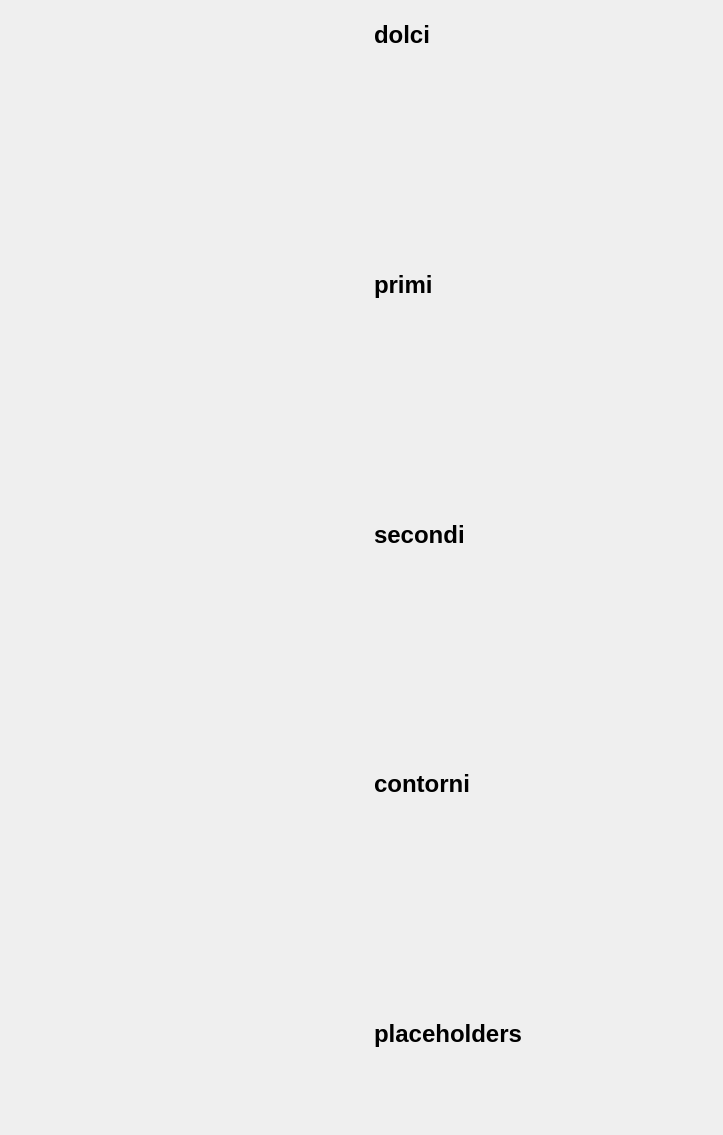
<?xml version="1.0" encoding="UTF-8"?>
<ui version="4.0">
 <class>Form</class>
 <widget class="QWidget" name="Form">
  <property name="geometry">
   <rect>
    <x>0</x>
    <y>0</y>
    <width>723</width>
    <height>1135</height>
   </rect>
  </property>
  <property name="windowTitle">
   <string>Weekly diet</string>
  </property>
  <layout class="QHBoxLayout" name="horizontalLayout_2">
   <item>
    <layout class="QVBoxLayout" name="verticalLayout_2">
     <item>
      <layout class="QHBoxLayout" name="horizontalLayout"/>
     </item>
     <item>
      <widget class="QWidget" name="widget" native="true">
       <property name="maximumSize">
        <size>
         <width>16777215</width>
         <height>16777215</height>
        </size>
       </property>
      </widget>
     </item>
    </layout>
   </item>
   <item>
    <widget class="QWidget" name="widget_2" native="true">
     <property name="minimumSize">
      <size>
       <width>300</width>
       <height>0</height>
      </size>
     </property>
     <property name="maximumSize">
      <size>
       <width>400</width>
       <height>16777215</height>
      </size>
     </property>
     <layout class="QVBoxLayout" name="verticalLayout_3">
      <item>
       <widget class="QLabel" name="label_2">
        <property name="maximumSize">
         <size>
          <width>16777215</width>
          <height>30</height>
         </size>
        </property>
        <property name="font">
         <font>
          <pointsize>18</pointsize>
          <weight>75</weight>
          <bold>true</bold>
         </font>
        </property>
        <property name="text">
         <string>dolci</string>
        </property>
        <property name="alignment">
         <set>Qt::AlignLeading|Qt::AlignLeft|Qt::AlignVCenter</set>
        </property>
       </widget>
      </item>
      <item>
       <widget class="QWidget" name="widget_3" native="true"/>
      </item>
      <item>
       <spacer name="verticalSpacer">
        <property name="orientation">
         <enum>Qt::Vertical</enum>
        </property>
        <property name="sizeType">
         <enum>QSizePolicy::Fixed</enum>
        </property>
        <property name="sizeHint" stdset="0">
         <size>
          <width>20</width>
          <height>5</height>
         </size>
        </property>
       </spacer>
      </item>
      <item>
       <widget class="QLabel" name="label_3">
        <property name="maximumSize">
         <size>
          <width>16777215</width>
          <height>30</height>
         </size>
        </property>
        <property name="font">
         <font>
          <pointsize>18</pointsize>
          <weight>75</weight>
          <bold>true</bold>
         </font>
        </property>
        <property name="text">
         <string>primi</string>
        </property>
        <property name="alignment">
         <set>Qt::AlignLeading|Qt::AlignLeft|Qt::AlignVCenter</set>
        </property>
       </widget>
      </item>
      <item>
       <widget class="QWidget" name="widget_4" native="true"/>
      </item>
      <item>
       <spacer name="verticalSpacer_2">
        <property name="orientation">
         <enum>Qt::Vertical</enum>
        </property>
        <property name="sizeType">
         <enum>QSizePolicy::Fixed</enum>
        </property>
        <property name="sizeHint" stdset="0">
         <size>
          <width>20</width>
          <height>5</height>
         </size>
        </property>
       </spacer>
      </item>
      <item>
       <widget class="QLabel" name="label_4">
        <property name="maximumSize">
         <size>
          <width>16777215</width>
          <height>30</height>
         </size>
        </property>
        <property name="font">
         <font>
          <pointsize>18</pointsize>
          <weight>75</weight>
          <bold>true</bold>
         </font>
        </property>
        <property name="text">
         <string>secondi</string>
        </property>
        <property name="alignment">
         <set>Qt::AlignLeading|Qt::AlignLeft|Qt::AlignVCenter</set>
        </property>
       </widget>
      </item>
      <item>
       <widget class="QWidget" name="widget_5" native="true"/>
      </item>
      <item>
       <spacer name="verticalSpacer_3">
        <property name="orientation">
         <enum>Qt::Vertical</enum>
        </property>
        <property name="sizeType">
         <enum>QSizePolicy::Fixed</enum>
        </property>
        <property name="sizeHint" stdset="0">
         <size>
          <width>20</width>
          <height>5</height>
         </size>
        </property>
       </spacer>
      </item>
      <item>
       <widget class="QLabel" name="label_5">
        <property name="maximumSize">
         <size>
          <width>16777215</width>
          <height>30</height>
         </size>
        </property>
        <property name="font">
         <font>
          <pointsize>18</pointsize>
          <weight>75</weight>
          <bold>true</bold>
         </font>
        </property>
        <property name="text">
         <string>contorni</string>
        </property>
        <property name="alignment">
         <set>Qt::AlignLeading|Qt::AlignLeft|Qt::AlignVCenter</set>
        </property>
       </widget>
      </item>
      <item>
       <widget class="QWidget" name="widget_6" native="true"/>
      </item>
      <item>
       <spacer name="verticalSpacer_6">
        <property name="orientation">
         <enum>Qt::Vertical</enum>
        </property>
        <property name="sizeType">
         <enum>QSizePolicy::Fixed</enum>
        </property>
        <property name="sizeHint" stdset="0">
         <size>
          <width>20</width>
          <height>5</height>
         </size>
        </property>
       </spacer>
      </item>
      <item>
       <widget class="QLabel" name="label_8">
        <property name="maximumSize">
         <size>
          <width>16777215</width>
          <height>30</height>
         </size>
        </property>
        <property name="font">
         <font>
          <pointsize>18</pointsize>
          <weight>75</weight>
          <bold>true</bold>
         </font>
        </property>
        <property name="text">
         <string>placeholders</string>
        </property>
       </widget>
      </item>
      <item>
       <widget class="QWidget" name="widget_7" native="true">
        <property name="maximumSize">
         <size>
          <width>16777215</width>
          <height>60</height>
         </size>
        </property>
        <property name="focusPolicy">
         <enum>Qt::NoFocus</enum>
        </property>
       </widget>
      </item>
     </layout>
    </widget>
   </item>
  </layout>
 </widget>
 <resources/>
 <connections/>
</ui>
